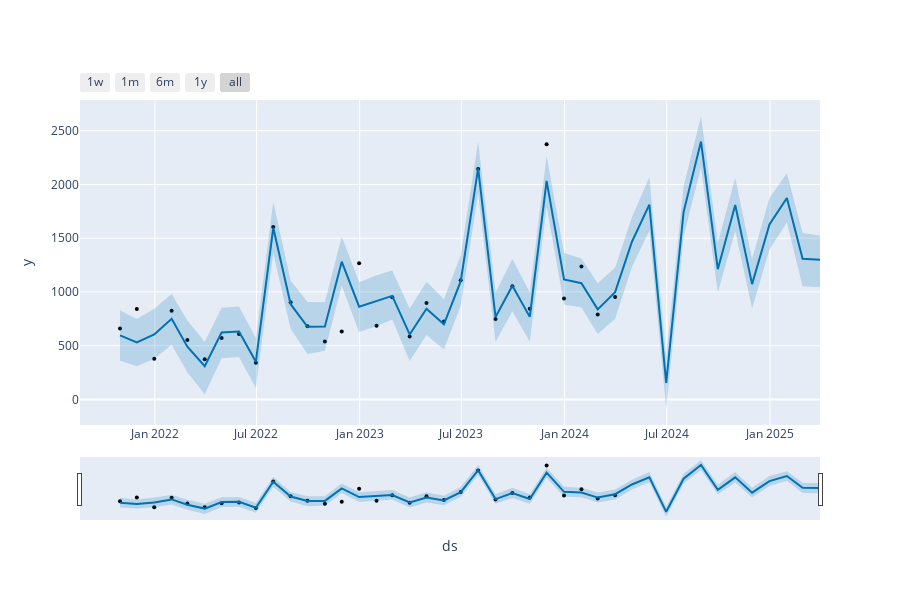

Notebook cell for this chart:
### Code cell
# Interactive plot
# For monthly data, 1month and 1week, components in general not available
from prophet.plot import plot_plotly, plot_components_plotly
plot_plotly(model, forecast)
